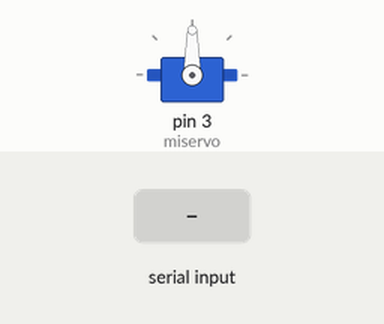
A sketch run on a simulated Arduino Uno, built with avr-gcc and run on an emulated ATmega328P. Parts: servo. Inputs (shaded band) come from the test bench.

Above: at 1.2 s.
1.3 s: "90,45\n" received over Serial
At 2.5 s:
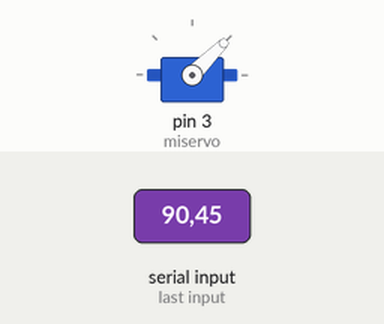
2.8 s: "30,150\n" received over Serial
At 3.7 s:
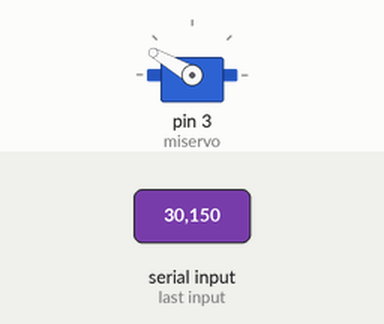
4.3 s: "5\n" received over Serial
At 5.5 s:
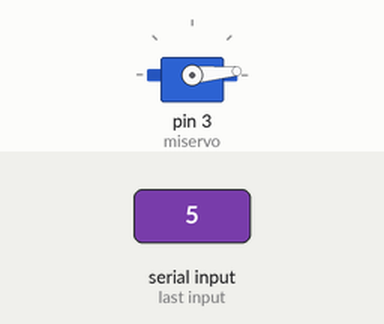
5.8 s: "90\n" received over Serial
At 6.6 s:
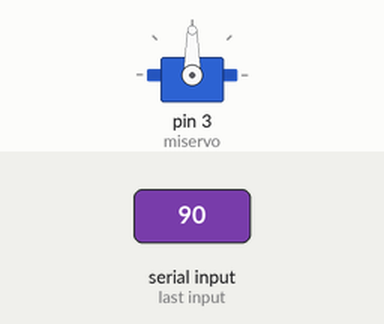
Timing chart, 0 to 8.3 s (numbered marks = the images above; inputs shaded):
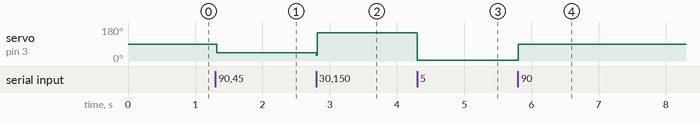

Measured:
- after the input at 1.3 s, servo on pin 3 (miservo): 90° → 45° at once
- after the input at 2.8 s, servo on pin 3 (miservo): 45° → 150° at once
- after the input at 4.3 s, servo on pin 3 (miservo): 150° → 5° at once
- after the input at 5.8 s, servo on pin 3 (miservo): 5° → 90° at once

The sketch:

servocontrol.ino
```cpp
/*Otro ejemplo puede ser (con el mismo circuito anterior)
ordenar al servomotor que se sitúe en un ángulo determinado
especificado a través del canal serie:
*/

#include <Servo.h>
Servo miservo;
void setup() {
       Serial.begin(9600);
       miservo.attach(3);
}
void loop(){
       long angulo;
       if (Serial.available() > 0) {
        angulo=Serial.parseInt();
        if (angulo > 0 && angulo < 180){
          miservo.write(angulo);
          delay(15);
          }
        }
}
```
